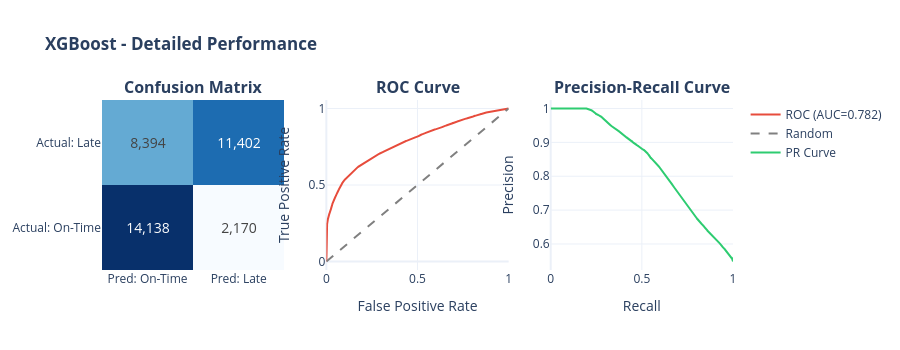

Here is the notebook cell this chart was saved with:
### Code cell
# Confusion Matrix & ROC Curve
cm = confusion_matrix(y_test, best_pred)
fpr, tpr, thresholds = roc_curve(y_test, best_proba)
precision_curve, recall_curve, _ = precision_recall_curve(y_test, best_proba)

fig = make_subplots(
    rows=1, cols=3,
    specs=[[{"type": "heatmap"}, {"type": "scatter"}, {"type": "scatter"}]],
    subplot_titles=('<b>Confusion Matrix</b>', '<b>ROC Curve</b>', '<b>Precision-Recall Curve</b>')
)

# Confusion Matrix
fig.add_trace(
    go.Heatmap(
        z=cm,
        x=['Pred: On-Time', 'Pred: Late'],
        y=['Actual: On-Time', 'Actual: Late'],
        colorscale='Blues',
        text=cm,
        texttemplate='%{text:,}',
        textfont={'size': 14},
        showscale=False
    ),
    row=1, col=1
)

# ROC Curve
roc_auc = roc_auc_score(y_test, best_proba)
fig.add_trace(
    go.Scatter(
        x=fpr, y=tpr,
        mode='lines',
        name=f'ROC (AUC={roc_auc:.3f})',
        line=dict(color='#e74c3c', width=2)
    ),
    row=1, col=2
)
fig.add_trace(
    go.Scatter(
        x=[0, 1], y=[0, 1],
        mode='lines',
        name='Random',
        line=dict(color='gray', dash='dash')
    ),
    row=1, col=2
)

# PR Curve
fig.add_trace(
    go.Scatter(
        x=recall_curve, y=precision_curve,
        mode='lines',
        name='PR Curve',
        line=dict(color='#2ecc71', width=2)
    ),
    row=1, col=3
)

fig.update_layout(
    height=350,
    title=f'<b>{best_model_name} - Detailed Performance</b>',
    showlegend=True
)
fig.update_xaxes(title_text='False Positive Rate', row=1, col=2)
fig.update_yaxes(title_text='True Positive Rate', row=1, col=2)
fig.update_xaxes(title_text='Recall', row=1, col=3)
fig.update_yaxes(title_text='Precision', row=1, col=3)
fig.show()

# Business interpretation
tn, fp, fn, tp = cm.ravel()
print(f"\nBUSINESS INTERPRETATION:")
print(f"   True Positives (correctly caught late): {tp:,}")
print(f"   False Negatives (missed late deliveries): {fn:,}")
print(f"   False Positives (unnecessary interventions): {fp:,}")
print(f"   True Negatives (correctly on-time): {tn:,}")

### Figure 1 — Plotly figure (JSON) as saved in the notebook; plotly's stock layout.template omitted (floating-point values rounded to 4 significant figures; data arrays with more than 128 entries replaced by an {"elided": "..."} marker saying what was removed)
{"data": [{"colorscale": [[0, "rgb(247,251,255)"], [0.125, "rgb(222,235,247)"], [0.25, "rgb(198,219,239)"], [0.375, "rgb(158,202,225)"], [0.5, "rgb(107,174,214)"], [0.625, "rgb(66,146,198)"], [0.75, "rgb(33,113,181)"], [0.875, "rgb(8,81,156)"], [1, "rgb(8,48,107)"]], "showscale": false, "text": [[14138, 2170], [8394, 11402]], "textfont": {"size": 14}, "texttemplate": "%{text:,}", "type": "heatmap", "x": ["Pred: On-Time", "Pred: Late"], "xaxis": "x", "y": ["Actual: On-Time", "Actual: Late"], "yaxis": "y", "z": [[14138, 2170], [8394, 11402]]}, {"line": {"color": "#e74c3c", "width": 2}, "mode": "lines", "name": "ROC (AUC=0.782)", "type": "scatter", "x": {"elided": "14017 float values"}, "xaxis": "x2", "y": {"elided": "14017 float values"}, "yaxis": "y2"}, {"line": {"color": "gray", "dash": "dash"}, "mode": "lines", "name": "Random", "type": "scatter", "x": [0, 1], "xaxis": "x2", "y": [0, 1], "yaxis": "y2"}, {"line": {"color": "#2ecc71", "width": 2}, "mode": "lines", "name": "PR Curve", "type": "scatter", "x": {"elided": "35649 float values"}, "xaxis": "x3", "y": {"elided": "35649 float values"}, "yaxis": "y3"}], "layout": {"annotations": [{"font": {"size": 16}, "showarrow": false, "text": "<b>Confusion Matrix</b>", "x": 0.1444, "xanchor": "center", "xref": "paper", "y": 1, "yanchor": "bottom", "yref": "paper"}, {"font": {"size": 16}, "showarrow": false, "text": "<b>ROC Curve</b>", "x": 0.5, "xanchor": "center", "xref": "paper", "y": 1, "yanchor": "bottom", "yref": "paper"}, {"font": {"size": 16}, "showarrow": false, "text": "<b>Precision-Recall Curve</b>", "x": 0.8556, "xanchor": "center", "xref": "paper", "y": 1, "yanchor": "bottom", "yref": "paper"}], "height": 350, "showlegend": true, "title": {"text": "<b>XGBoost - Detailed Performance</b>"}, "xaxis": {"anchor": "y", "domain": [0, 0.2889]}, "xaxis2": {"anchor": "y2", "domain": [0.3556, 0.6444], "title": {"text": "False Positive Rate"}}, "xaxis3": {"anchor": "y3", "domain": [0.7111, 1], "title": {"text": "Recall"}}, "yaxis": {"anchor": "x", "domain": [0, 1]}, "yaxis2": {"anchor": "x2", "domain": [0, 1], "title": {"text": "True Positive Rate"}}, "yaxis3": {"anchor": "x3", "domain": [0, 1], "title": {"text": "Precision"}}}}
